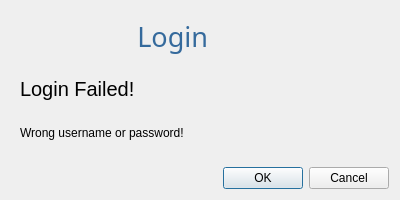
<?xml version="1.0" encoding="UTF-8"?>
<ui version="4.0">
 <class>Dialog</class>
 <widget class="QDialog" name="Dialog">
  <property name="geometry">
   <rect>
    <x>0</x>
    <y>0</y>
    <width>400</width>
    <height>200</height>
   </rect>
  </property>
  <property name="minimumSize">
   <size>
    <width>400</width>
    <height>200</height>
   </size>
  </property>
  <property name="maximumSize">
   <size>
    <width>400</width>
    <height>200</height>
   </size>
  </property>
  <property name="windowTitle">
   <string>Dialog</string>
  </property>
  <layout class="QVBoxLayout" name="verticalLayout">
   <item>
    <widget class="QWidget" name="widget" native="true">
     <property name="maximumSize">
      <size>
       <width>16777214</width>
       <height>16777215</height>
      </size>
     </property>
    </widget>
   </item>
   <item>
    <widget class="QLabel" name="label_7">
     <property name="font">
      <font>
       <family>Bahnschrift</family>
       <pointsize>20</pointsize>
       <italic>false</italic>
       <bold>false</bold>
      </font>
     </property>
     <property name="styleSheet">
      <string notr="true">color: #356a9c;
font: 20pt &quot;Bahnschrift&quot;;</string>
     </property>
     <property name="text">
      <string>                  Login</string>
     </property>
    </widget>
   </item>
   <item>
    <widget class="QWidget" name="widget_2" native="true">
     <property name="minimumSize">
      <size>
       <width>0</width>
       <height>100</height>
      </size>
     </property>
     <layout class="QVBoxLayout" name="verticalLayout_2">
      <item>
       <widget class="QLabel" name="label">
        <property name="font">
         <font>
          <pointsize>15</pointsize>
         </font>
        </property>
        <property name="text">
         <string>Login Failed!</string>
        </property>
       </widget>
      </item>
      <item>
       <widget class="QLabel" name="label_2">
        <property name="text">
         <string>Wrong username or password!</string>
        </property>
       </widget>
      </item>
     </layout>
    </widget>
   </item>
   <item>
    <widget class="QDialogButtonBox" name="buttonBox">
     <property name="orientation">
      <enum>Qt::Orientation::Horizontal</enum>
     </property>
     <property name="standardButtons">
      <set>QDialogButtonBox::StandardButton::Cancel|QDialogButtonBox::StandardButton::Ok</set>
     </property>
    </widget>
   </item>
  </layout>
 </widget>
 <resources/>
 <connections>
  <connection>
   <sender>buttonBox</sender>
   <signal>accepted()</signal>
   <receiver>Dialog</receiver>
   <slot>accept()</slot>
   <hints>
    <hint type="sourcelabel">
     <x>248</x>
     <y>254</y>
    </hint>
    <hint type="destinationlabel">
     <x>157</x>
     <y>274</y>
    </hint>
   </hints>
  </connection>
  <connection>
   <sender>buttonBox</sender>
   <signal>rejected()</signal>
   <receiver>Dialog</receiver>
   <slot>reject()</slot>
   <hints>
    <hint type="sourcelabel">
     <x>316</x>
     <y>260</y>
    </hint>
    <hint type="destinationlabel">
     <x>286</x>
     <y>274</y>
    </hint>
   </hints>
  </connection>
 </connections>
</ui>
